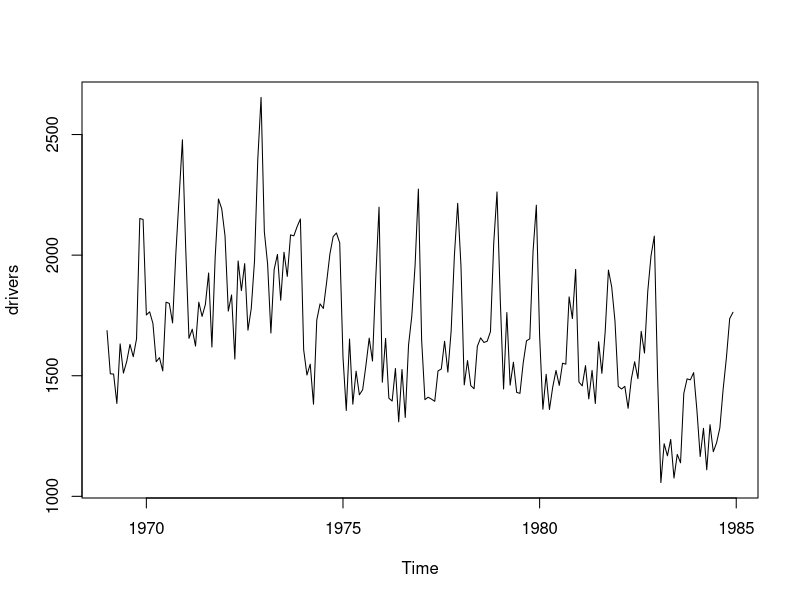
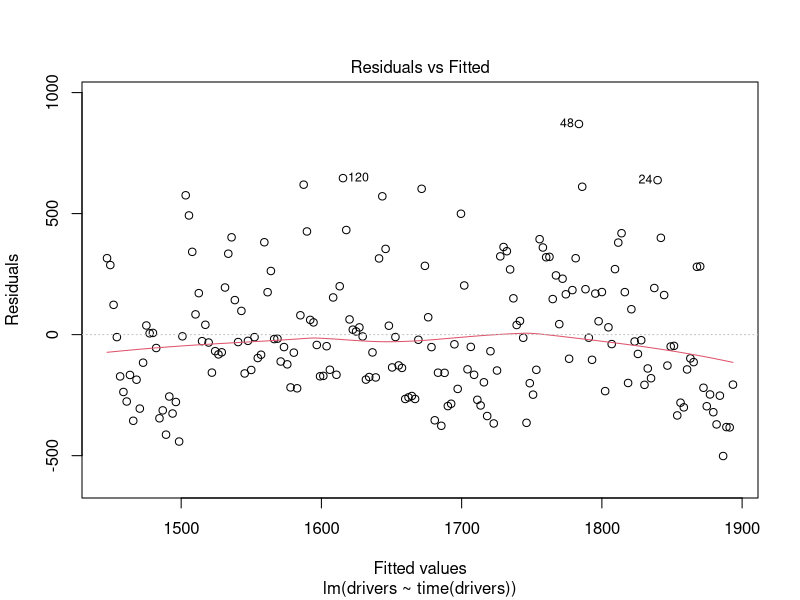
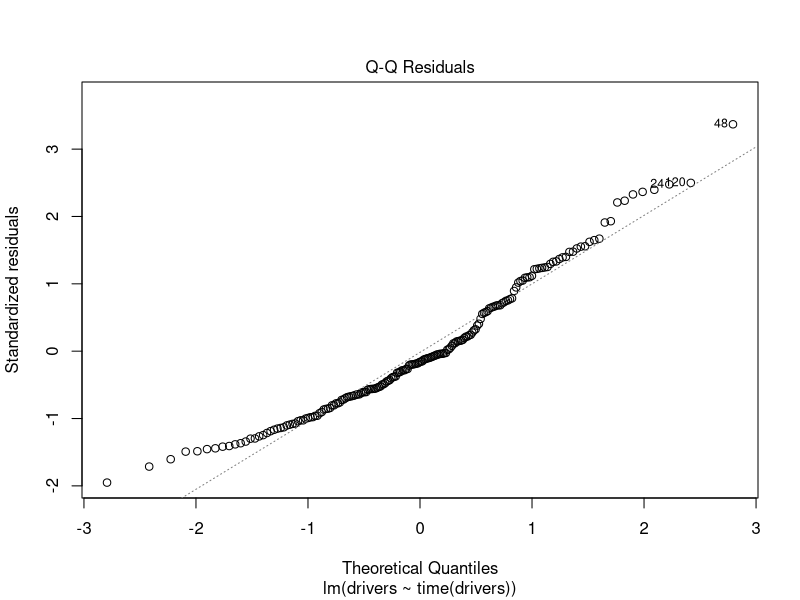
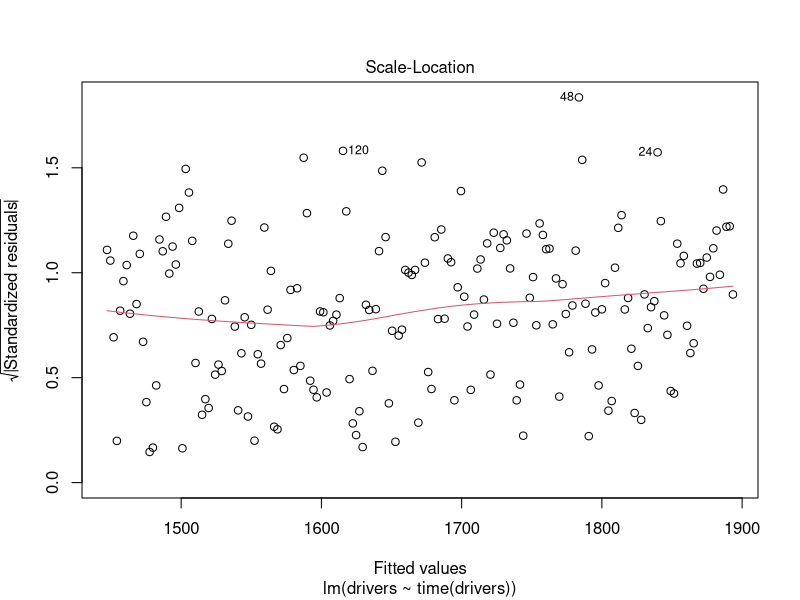
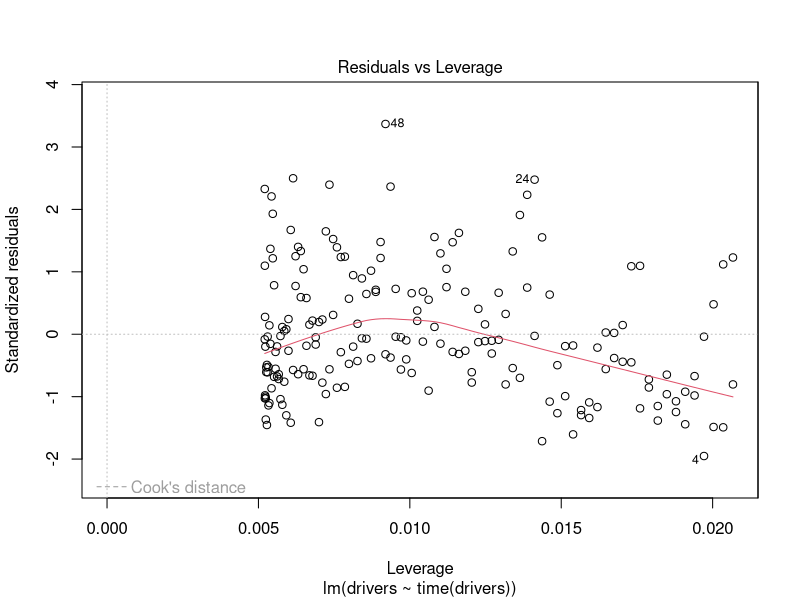
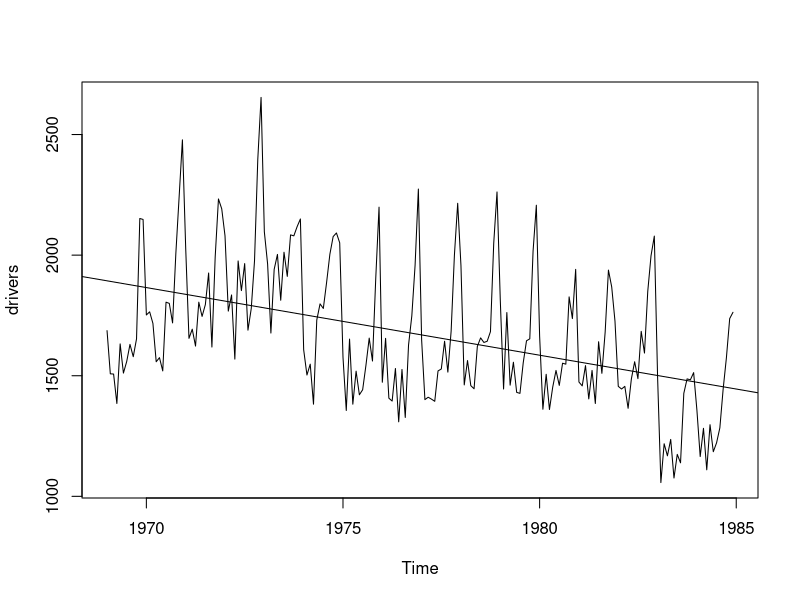
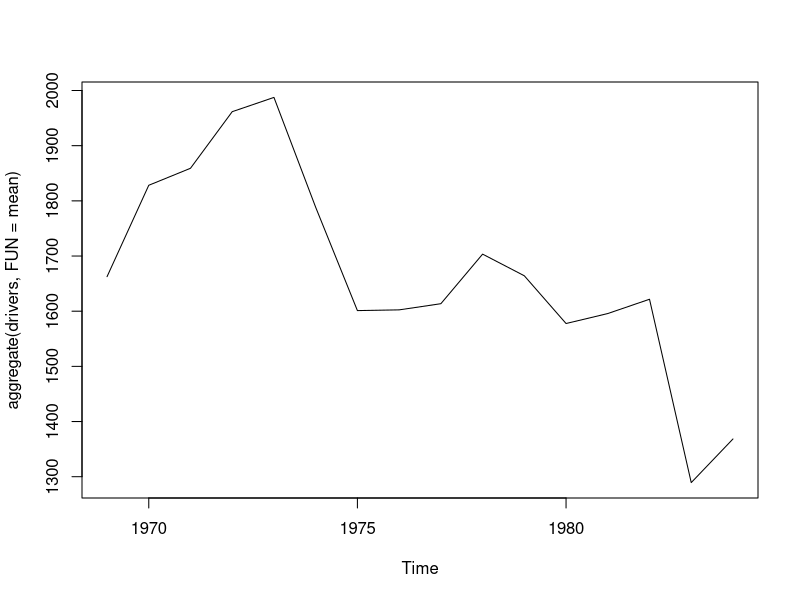
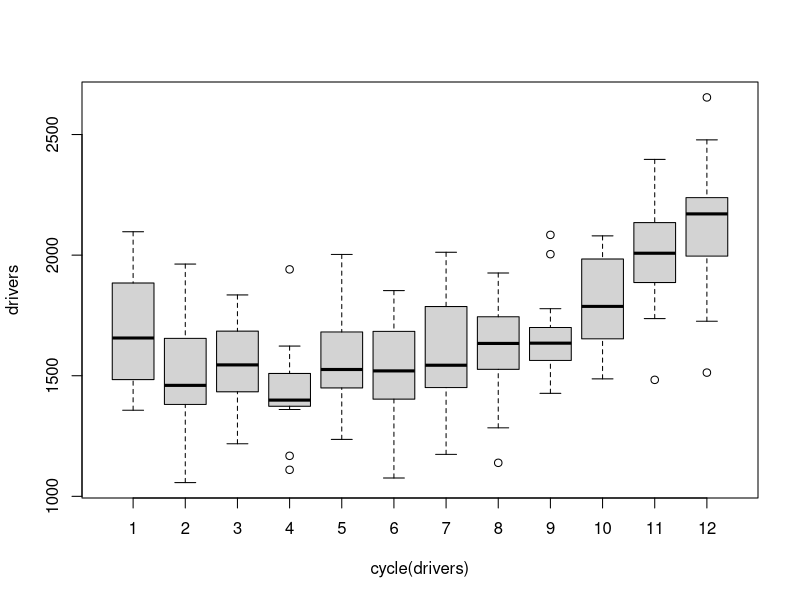

These charts were generated, in order, by the following R code:
library(forecast)
library(timeSeries)
library(MASS)

data("drivers")      
class(drivers)
plot(drivers)

frequency(drivers)

cycle(drivers)
time(drivers)

m <- lm(drivers~time(drivers))
plot(m)

plot(drivers)
abline(m)

plot(aggregate(drivers, FUN=mean))

boxplot(drivers ~ cycle(drivers))

d <- stl(drivers, s.window = 12)
plot(d)

Drivers <- window(drivers,start=1970,end=1980)
hw <- HoltWinters(Drivers, alpha='0.5', beta=NULL, seasonal='additive')
plot(hw)

predict(hw, n.ahead=48)

p<-predict(hw, n.ahead=48)
plot(hw,p)

Drivers_test <- window(drivers, start=1980)
rms_err <- function(m,o){
  sqrt(mean(m-o)^2)
}
rms_err(Drivers_test,p)

hw <- HoltWinters(drivers,alpha='0.8',beta=NULL, gamma=NULL, seasonal='additive')
plot(hw)

auto.arima(drivers)
plot(auto.arima(drivers))

data1 <- arima(log(drivers),c(0,1,1),seasonal=list(order=c(0,1,1),period=12))
prediction <- predict(data1, n.ahead=12*10)
ts.plot(drivers, 2.718^prediction$pred, log='y', lty=c(1,3), main='Prediction')

data2 <- arima(log(Drivers),c(0,1,1),seasonal=list(order=c(0,1,1),period=12))
prediction2 <- predict(data2, n.ahead=48)
ts.plot(Drivers, 2.718^prediction2$pred, log='y', lty=c(1,3), main='Prediction')

rms_err(Drivers_test,prediction2$pred)

data2 <- arima(log(Drivers),c(0,1,1),seasonal=list(order=c(0.5,0.5,1),period=12))
prediction2 <- predict(data2, n.ahead=48)
ts.plot(Drivers, 2.718^prediction2$pred, log='y', lty=c(1,3), main='Prediction')

rms_err(Drivers_test,prediction2$pred)
